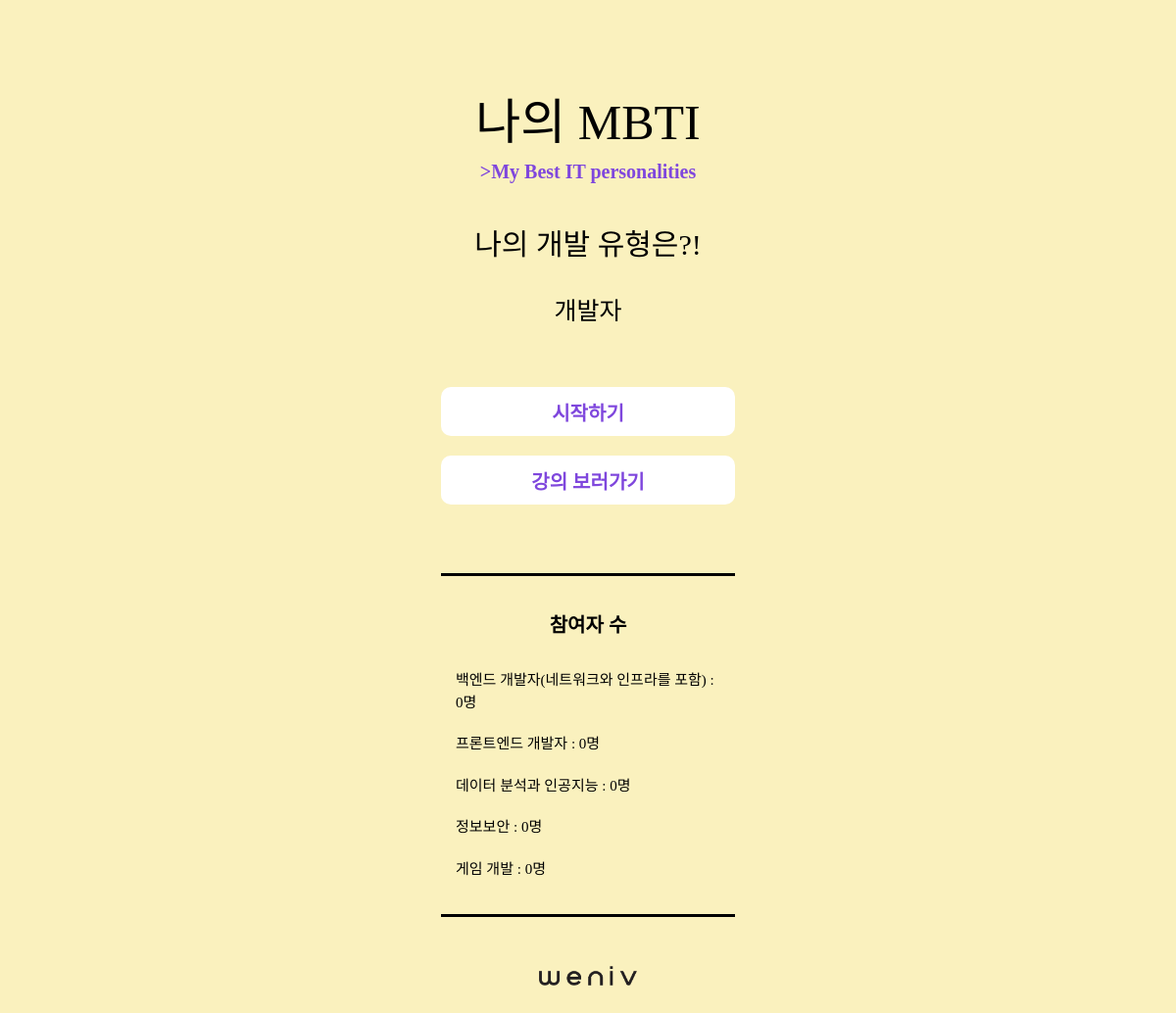
Before: / with the older database file.
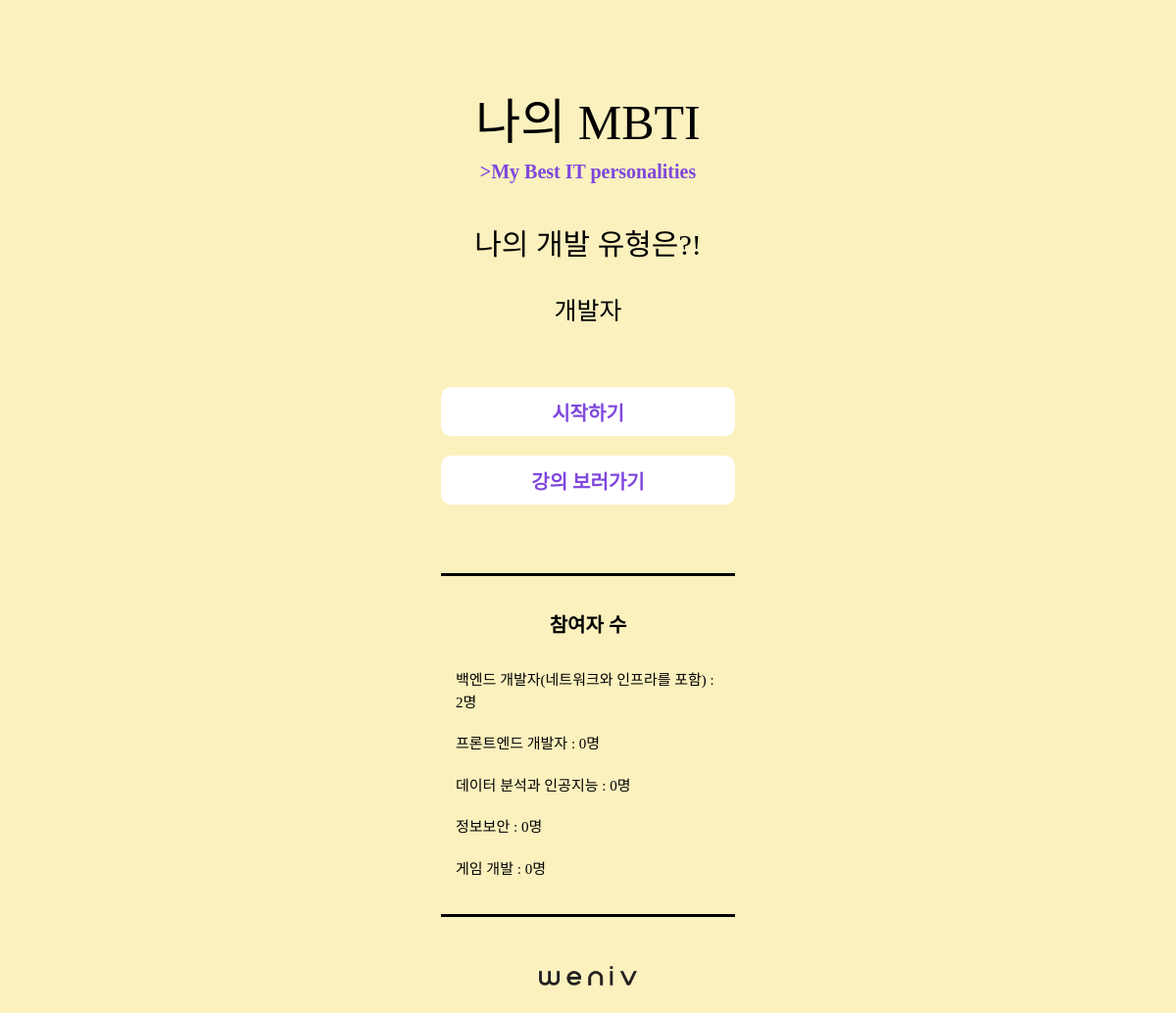
After: the same page with the newer database file.
### main/models.py (models this page shows, shortened)
class Developer(models.Model):
    name = models.CharField(max_length=50)
    count = models.IntegerField(default=0)

### main/views.py (the view)
# urls.py: path('', views.index),
def index(request):
    developers = Developer.objects.all()
    context={
        'developers' : developers,
    }
    return render(request, 'index.html', context=context)

### main/templates/index.html (shortened to what this page needs)
{%load static%}
<!DOCTYPE html>
<html lang="en">
<head>
    <link rel="stylesheet" type="text/css" href="{% static 'css/reset.css' %}">
    <link rel="stylesheet" type="text/css" href="{% static 'css/style.css' %}">
</head>
<body>
    <section id="main_contents">
        <div class="wrapper">
            <div class="title">
                <h3 class="main_title">나의 MBTI</h3>
                <h3 class="sub_title">>My Best IT personalities</h3>
            </div>
            <div class="intro">
                <h1>나의 개발 유형은?!</h1>
                <div class="type">
                    <ul class="type_list">
                        <li>개발자</li>
                    </ul>
                </div>
            </div>
            <div class="button">
                <a href="/form/">
                    <button class="start" type="button">시작하기</button>
                </a>
                <a href="http://www.paullab.co.kr/curriculum.html" target="_blank">
                    <button class="lecture">강의 보러가기</button>
                </a>
            </div>
            <div class="result_data">
                <div class="data_wrap">
                    <h3>참여자 수</h3>
                    <ul>
                        {% for developer in developers%}
                            <li>{{ developer.name }} : {{ developer.count }}명 </li>
                        {% endfor %}
                    </ul>
                </div>
            </div>
            <div class="weniv">
                <a href="http://www.paullab.co.kr">
                    <img src="{% static 'img/weniv_logo_black.png' %}" alt="weniv">
                </a>
            </div>
        </div>
    </section>
</body>
</html>

### main/static/css/style.css (style rules this page uses)
html { width: 100%; height: 100%; }
body { width: 100%; height: 100%; background-color: #FAF1BE; color: #000; font-family: "NEXON Lv1 Gothic OTF"; }
#main_contents { display: flex; justify-content: center; width: 100%; height: 100%; margin-top: 100px; }
#main_contents .wrapper { display: flex; flex-direction: column; width: 100%; height: 100%; max-width: 500px; }
.title { text-align: center; padding-bottom: 50px; }
.main_title { font-family: "GmarketSansBold"; font-size: 50px; padding-bottom: 15px; }
.sub_title { font-size: 20px; font-weight: bold; color: #7F47DD; }
.intro { text-align: center; padding-bottom: 40px; }
.intro h1 { font-size: 30px; padding-bottom: 15px; }
.type { font-size: 25px; line-height: 3em; height: 3em; overflow: hidden; }
.type_list { animation-name: rotate; animation-duration: 7s; animation-iteration-count: infinite; }
.button { text-align: center; padding-bottom: 50px; }
.button button { width: 300px; height: 50px; padding: 5px; border-style: none; border-radius: 10px; }
.button button { font-family: "NEXON Lv1 Gothic OTF"; font-size: 20px; font-weight: bold; }
.button button { background-color: #fff; color: #7F47DD; cursor: pointer; margin-bottom: 20px; transition: background-color,color 2s; }
.result_data { display: flex; justify-content: center; }
.result_data .data_wrap { width: 270px; padding: 15px; border-top: 3px solid #000; border-bottom: 3px solid #000; }
.result_data .data_wrap { line-height: 1.5; margin-bottom: 50px; }
.result_data h3 { text-align: center; font-size: 20px; font-weight: bold; padding: 20px 0 30px; }
.result_data li { font-size: 15px; padding-bottom: 20px; }
.weniv { display: flex; justify-content: center; padding-bottom: 50px; }
.weniv a { width: 100px; }
.weniv img { width: 100%; height: auto; }

Changed rows visible on the page:
changed Developer "백엔드 개발자(네트워크와 인프라를 포함)": count "0" → "2"
